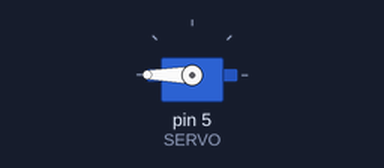
Recording of a sketch running on a simulated Arduino Uno, built with avr-gcc and run on an emulated ATmega328P. Parts: servo.

Above: at 0.05 s.
Timing chart, 0 to 3.0 s (numbered marks = the images above):
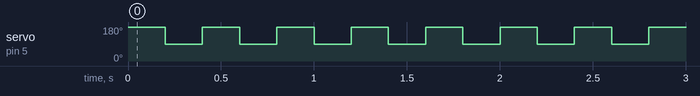

Measured:
- by itself, servo on pin 5 (SERVO): alternates 180° for 0.20 s and 90° for 0.20 s

The sketch:

exemplo_servo.ino
```cpp
#include <Servo.h>

#define SERVO 5

Servo s;

void setup() {
    s.attach(SERVO);
    Serial.begin(9600);
    s.write(90);
}

void loop() {
    s.write(180);
    delay(200);
    s.write(90);
    delay(200);
}
```
